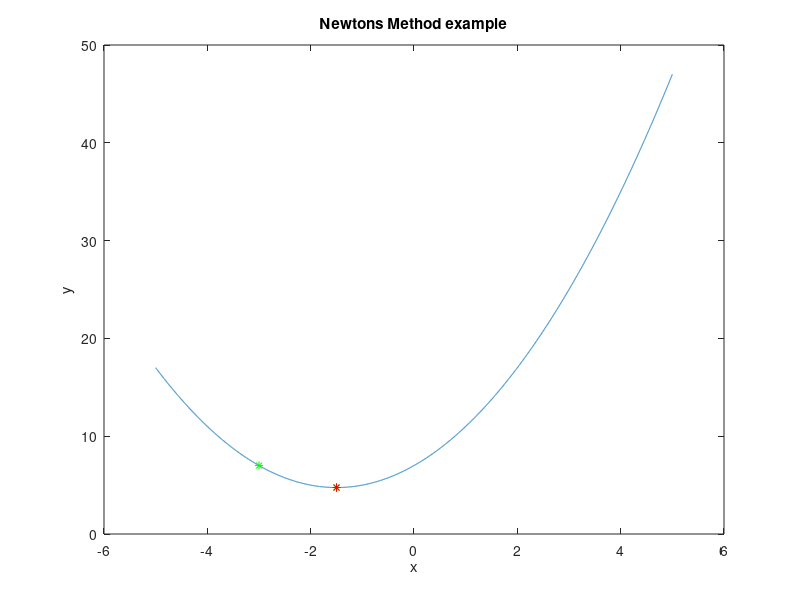

This chart was generated by the following MATLAB code:
%array to get values of our function
z = -5:.001:5;

% our function y=x^2  + 3x + 7
l = z.^2+3*z+7;


tol = 1;
% preallocating arrays
x = zeros(1,10);
y = zeros(1,10);
%initial guess
x(1)=-3;
y(1) = x(1).^2+3*x(1)+7;
i=2;

while tol >0.05
    dx = 2*x(i-1)+3; %derivative
    d2x = 2; %second derivatie
    x(i) = x(i-1)-(dx/d2x); %iterative step
    y(i)= x(i).^2+3*x(i)+7;
    
    tol = abs(x(i)-x(i-1)); %tolerance calc
    i= i +1;
end

x
%plot our results
plot(z,l,x(1),y(1),'g*',x(2),y(2),'g*',x(3),y(3),'r*')
title('Newtons Method example')
xlabel('x')
ylabel('y')